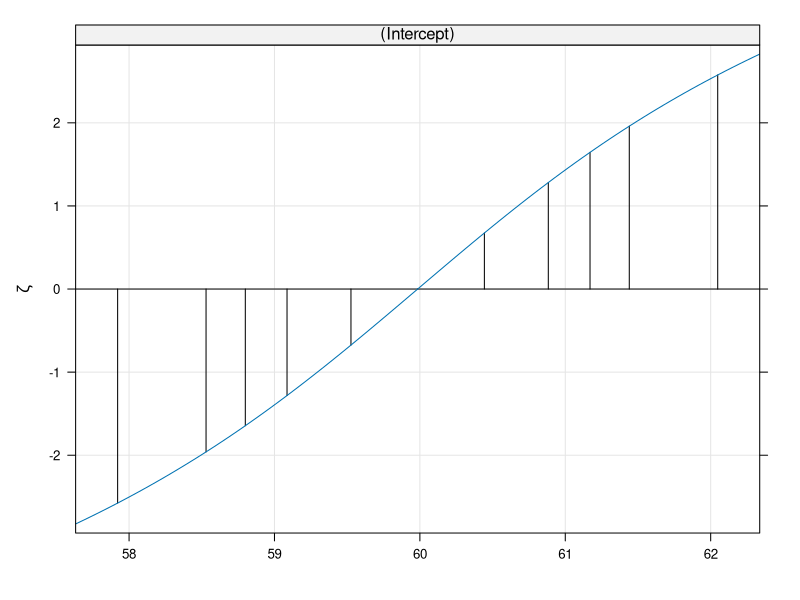
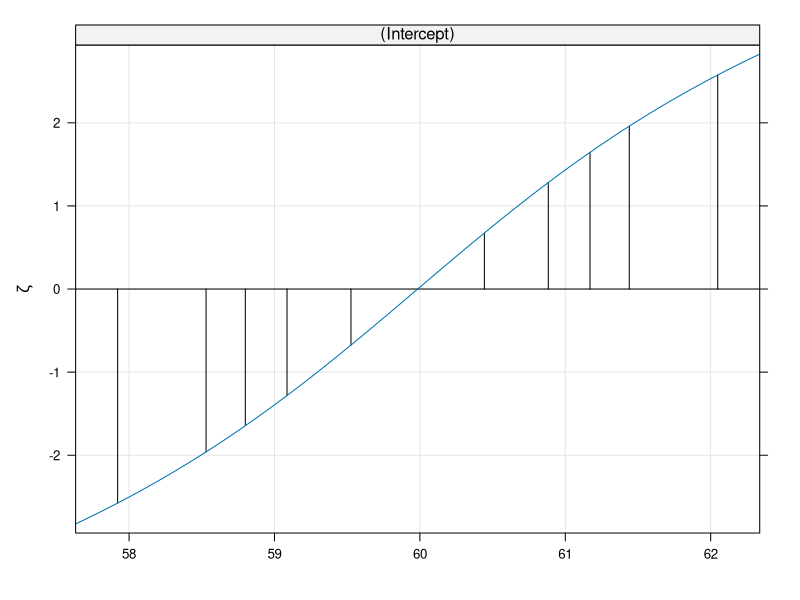

Write the R code that produced these figures, in order. (Note: this script raises an error after producing the figures.)
library(lme4)
library(testthat)
library(lattice)

options(nwarnings = 5000)# instead of 50, and then use  summary(warnings())

###---- triggered from
"../tests/profile-tst.R"

## 1) "old" default  "bobyqa"
fmoB <- lmer(strength ~ 1 + (cask | batch), data=Pastes,
             control = lmerControl(optimizer = "bobyqa"))
(pfmoB <- profile(fmoB, which = "beta_", alphamax=.001))
xyplot(pfmoB)# nice and easy ..

## 2) new (potential) default "nloptwrap" which is  using
environment(nloptwrap)$defaultControl[["algorithm"]] ## == "NLOPT_LN_BOBYQA"

summary(
    fm <- lmer(strength ~ 1 + (cask | batch), data=Pastes,
               control = lmerControl(optimizer = "nloptwrap",
                                     calc.derivs= FALSE))
)

ls.str(environment(nloptwrap))# showing *its* defaults

pfm <- profile(fm, which = "beta_", alphamax=.001) # 197 warnings for "nloptwrap"
summary(warnings())
str(pfm) # only 3 rows, .zeta = c(0, NaN, Inf) !!!
try( xyplot(pfm) ) ## FIXME or rather the profiling or rather the "wrap on nloptr"

###---- triggered from
"../tests/testthat/test-methods.R"  ## has
## m1 <- lmer(strength ~ 1 + (cask|batch), Pastes)
## ----  but we reuse models fit above

## 1) "bobyqa" : "fine"
set.seed(47); cioB <- CI.boot(fmoB)
cioB # fine (all 6+1 = 7 "sigma"s are significant on 5% level)

## but
## 2) "nloptwrap" ("NLOPT_LN_BOBYQA")  fails badly:
set.seed(47)
try(ci <- CI.boot(fm)) # prints, then Error :
## [1] "All values of t are equal to  0.675470129506501 \n Cannot calculate confidence intervals"
## Error in dimnames(citab) <- list(names(bb[["t0"]]), format.perc(a, 3)) :
##   length of 'dimnames' [1] not equal to array extent

try(ci <- confint(fm,  method="boot", nsim=10, seed=101))

(lme4:::confint.merMod) # shows that bootMer() is used,
## then boot::boot.ci() [which gives the message "All ... t are equal .." + the error]
